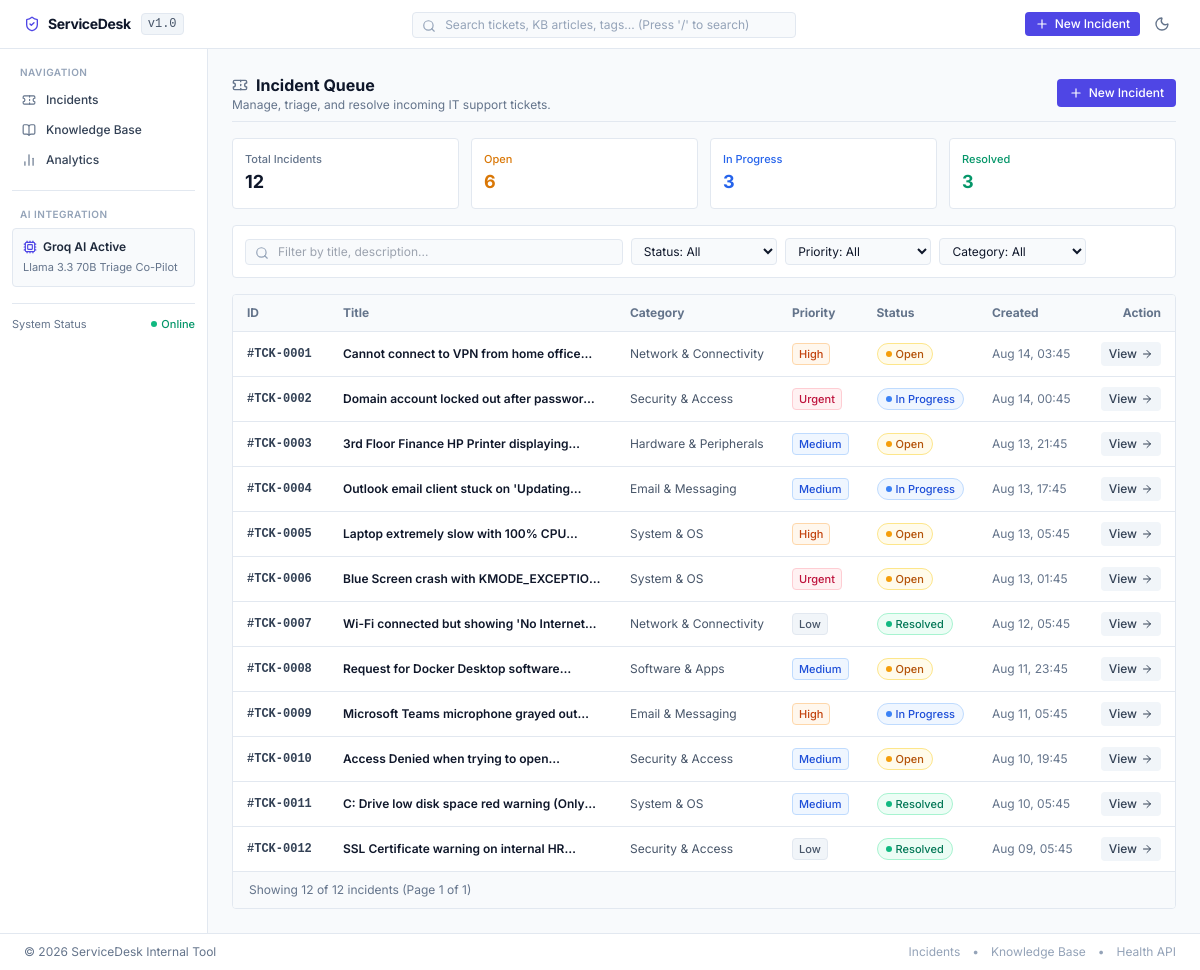
The app's page /tickets, older data.
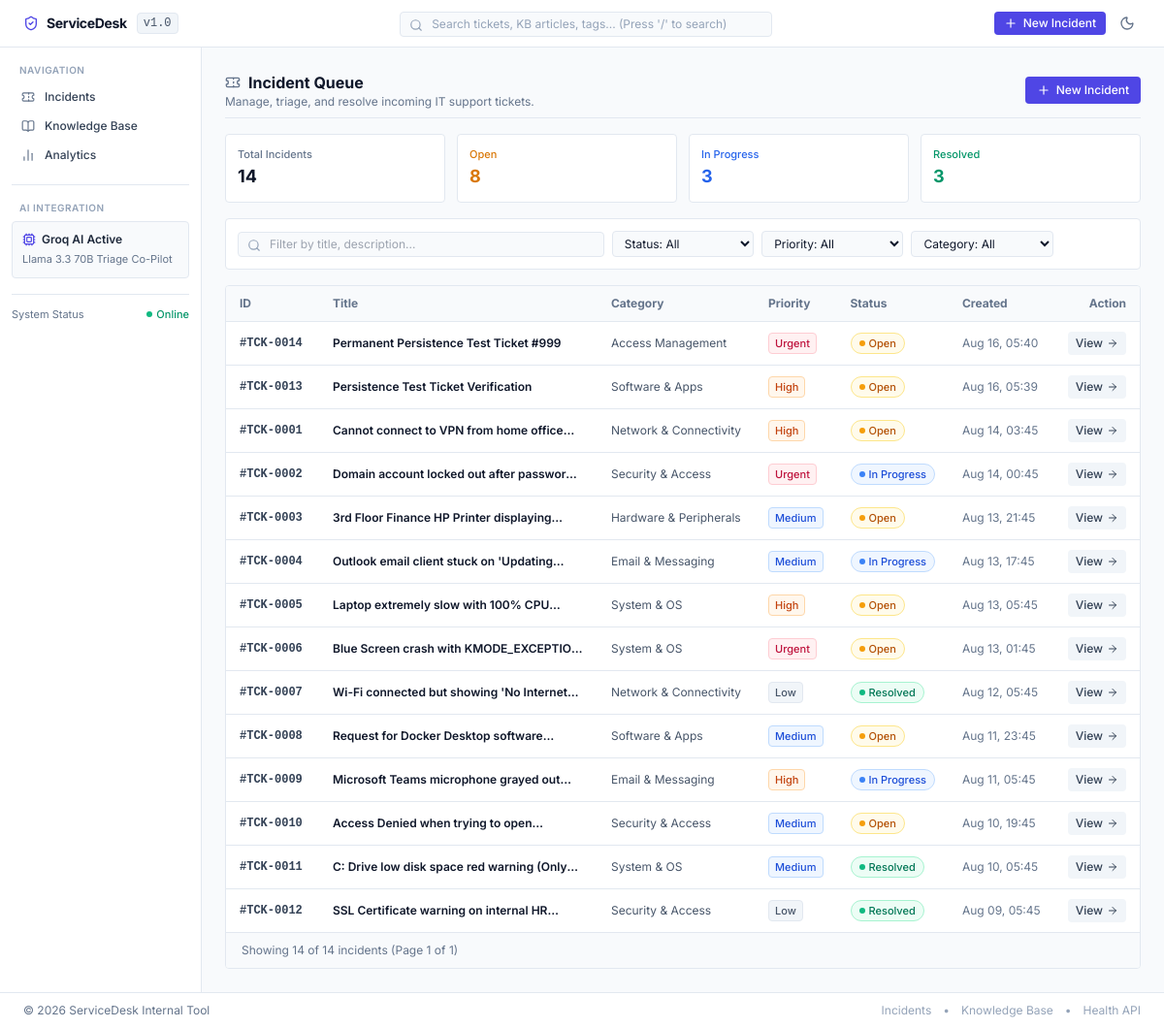
The same page, newer data.
### app/models.py (models this page shows)
class Ticket(Base):
    __tablename__ = "tickets"
    id = Column(Integer, primary_key=True, index=True, autoincrement=True)
    title = Column(String(255), nullable=False)
    description = Column(Text, nullable=False)
    status = Column(String(50), nullable=False, default="Open")  # Open, In Progress, Pending, Resolved, Closed
    priority = Column(String(50), nullable=False, default="Medium")  # Low, Medium, High, Urgent
    category = Column(String(100), nullable=False, default="General IT")
    ai_summary = Column(Text, nullable=True)
    suggested_resolution = Column(Text, nullable=True)
    final_resolution = Column(Text, nullable=True)
    created_at = Column(DateTime(timezone=True), default=utc_now)
    updated_at = Column(DateTime(timezone=True), default=utc_now, onupdate=utc_now)
    activities = relationship("TicketActivity", back_populates="ticket", cascade="all, delete-orphan", order_by="TicketActivity.created_at.desc()")

### app/routers/tickets.py (the view)
@router.get("/tickets", response_class=HTMLResponse)
async def list_tickets(
    request: Request,
    q: Optional[str] = Query(None),
    status_filter: Optional[str] = Query(None, alias="status"),
    priority_filter: Optional[str] = Query(None, alias="priority"),
    category_filter: Optional[str] = Query(None, alias="category"),
    page: int = Query(1, ge=1),
    page_size: int = Query(20, ge=1, le=100),
    created: Optional[bool] = False,
    deleted: Optional[bool] = False,
    db: Session = Depends(get_db)
):
    skip = (page - 1) * page_size
    tickets, total_count = TicketService.get_all_tickets(
        db=db,
        query=q,
        status=status_filter,
        priority=priority_filter,
        category=category_filter,
        skip=skip,
        limit=page_size
    )
    categories = TicketService.get_categories(db)
    counts = TicketService.get_ticket_counts(db)
    total_pages = max(1, (total_count + page_size - 1) // page_size)
    return templates.TemplateResponse(
        request=request,
        name="tickets/list.html",
        context={
            "app_name": settings.APP_NAME,
            "tickets": tickets,
            "counts": counts,
            "categories": categories,
            "statuses": VALID_STATUSES,
            "priorities": VALID_PRIORITIES,
            "search_query": q or "",
            "selected_status": status_filter or "All",
            "selected_priority": priority_filter or "All",
            "selected_category": category_filter or "All",
            "page": page,
            "total_pages": total_pages,
            "total_count": total_count,
            "created_success": created,
            "deleted_success": deleted
        }
    )

### app/templates/tickets/list.html (shortened to what this page needs)
{% extends "base.html" %}
{% block content %}
<div class="space-y-4">
    <div class="flex items-center justify-between gap-4 pb-2 border-b border-slate-200 dark:border-slate-800">
        <div>
            <h1 class="text-base font-bold text-slate-900 dark:text-white flex items-center gap-2">
                <i data-lucide="ticket" class="w-4 h-4 text-slate-500"></i>
                <span>Incident Queue</span>
            </h1>
            <p class="text-xs text-slate-500">Manage, triage, and resolve incoming IT support tickets.</p>
        </div>
        <div>
            <a href="/tickets/new" class="inline-flex items-center gap-1.5 px-3 py-1.5 rounded bg-indigo-600 hover:bg-indigo-700 text-white text-xs font-medium shadow-xs transition">
                <i data-lucide="plus" class="w-3.5 h-3.5"></i>
                <span>New Incident</span>
            </a>
        </div>
    </div>
    <div class="grid grid-cols-2 sm:grid-cols-4 gap-3">
        <a href="/tickets" class="p-3 rounded border border-slate-200 dark:border-slate-800 bg-white dark:bg-slate-900 shadow-xs hover:border-slate-300 transition">
            <span class="text-[11px] font-medium text-slate-500 block">Total Incidents</span>
            <span class="text-lg font-bold text-slate-900 dark:text-white">{{ counts.total }}</span>
        </a>
        <a href="/tickets?status=Open" class="p-3 rounded border border-slate-200 dark:border-slate-800 bg-white dark:bg-slate-900 shadow-xs hover:border-slate-300 transition">
            <span class="text-[11px] font-medium text-amber-600 dark:text-amber-400 block">Open</span>
            <span class="text-lg font-bold text-amber-600 dark:text-amber-400">{{ counts.open }}</span>
        </a>
        <a href="/tickets?status=In+Progress" class="p-3 rounded border border-slate-200 dark:border-slate-800 bg-white dark:bg-slate-900 shadow-xs hover:border-slate-300 transition">
            <span class="text-[11px] font-medium text-blue-600 dark:text-blue-400 block">In Progress</span>
            <span class="text-lg font-bold text-blue-600 dark:text-blue-400">{{ counts.in_progress }}</span>
        </a>
        <a href="/tickets?status=Resolved" class="p-3 rounded border border-slate-200 dark:border-slate-800 bg-white dark:bg-slate-900 shadow-xs hover:border-slate-300 transition">
            <span class="text-[11px] font-medium text-emerald-600 dark:text-emerald-400 block">Resolved</span>
            <span class="text-lg font-bold text-emerald-600 dark:text-emerald-400">{{ counts.resolved }}</span>
        </a>
    </div>
    <div class="p-3 rounded border border-slate-200 dark:border-slate-800 bg-white dark:bg-slate-900 shadow-xs">
        <form method="GET" action="/tickets" class="grid grid-cols-1 sm:grid-cols-12 gap-2 items-center">
            <div class="sm:col-span-5 relative">
                <i data-lucide="search" class="absolute left-2.5 top-2 w-3.5 h-3.5 text-slate-400"></i>
                <input
                    type="text"
                    name="q"
                    value="{{ search_query }}"
                    placeholder="Filter by title, description..."
                    class="w-full pl-8 pr-3 py-1 rounded border border-slate-200 dark:border-slate-700 bg-slate-50 dark:bg-slate-800 text-slate-900 dark:text-white text-xs focus:outline-none focus:ring-1 focus:ring-indigo-500"
                >
            </div>
            <div class="sm:col-span-2">
                <select name="status" onchange="this.form.submit()" class="w-full px-2 py-1 rounded border border-slate-200 dark:border-slate-700 bg-slate-50 dark:bg-slate-800 text-slate-900 dark:text-white text-xs focus:outline-none focus:ring-1 focus:ring-indigo-500">
                    <option value="All" {% if selected_status == 'All' %}selected{% endif %}>Status: All</option>
                </select>
            </div>
            <div class="sm:col-span-2">
                <select name="priority" onchange="this.form.submit()" class="w-full px-2 py-1 rounded border border-slate-200 dark:border-slate-700 bg-slate-50 dark:bg-slate-800 text-slate-900 dark:text-white text-xs focus:outline-none focus:ring-1 focus:ring-indigo-500">
                    <option value="All" {% if selected_priority == 'All' %}selected{% endif %}>Priority: All</option>
                </select>
            </div>
            <div class="sm:col-span-2">
                <select name="category" onchange="this.form.submit()" class="w-full px-2 py-1 rounded border border-slate-200 dark:border-slate-700 bg-slate-50 dark:bg-slate-800 text-slate-900 dark:text-white text-xs focus:outline-none focus:ring-1 focus:ring-indigo-500">
                    <option value="All" {% if selected_category == 'All' %}selected{% endif %}>Category: All</option>
                </select>
            </div>
        </form>
    </div>
    {% if tickets %}
        <div class="rounded border border-slate-200 dark:border-slate-800 bg-white dark:bg-slate-900 shadow-xs overflow-hidden">
            <div class="overflow-x-auto">
                <table class="w-full text-left text-xs">
                    <thead class="bg-slate-50 dark:bg-slate-800/60 border-b border-slate-200 dark:border-slate-800 text-slate-500 font-semibold">
                        <tr>
                            <th class="py-2.5 px-3.5 w-24">ID</th>
                            <th class="py-2.5 px-3.5">Title</th>
                            <th class="py-2.5 px-3.5">Category</th>
                            <th class="py-2.5 px-3.5">Priority</th>
                            <th class="py-2.5 px-3.5">Status</th>
                            <th class="py-2.5 px-3.5">Created</th>
                            <th class="py-2.5 px-3.5 text-right">Action</th>
                        </tr>
                    </thead>
                    <tbody class="divide-y divide-slate-200 dark:divide-slate-800">
                        {% for ticket in tickets %}
                            <tr class="table-row-hover transition-colors">
                                <td class="py-2.5 px-3.5 font-mono font-semibold text-slate-700 dark:text-slate-300">
                                    <a href="/tickets/{{ ticket.id }}" class="hover:text-indigo-600">
                                        #TCK-{{ "%04d" % ticket.id }}
                                    </a>
                                </td>
                                <td class="py-2.5 px-3.5">
                                    <a href="/tickets/{{ ticket.id }}" class="font-semibold text-slate-900 dark:text-white hover:text-indigo-600 dark:hover:text-indigo-400 line-clamp-1">
                                        {{ ticket.title }}
                                    </a>
                                </td>
                                <td class="py-2.5 px-3.5 text-slate-600 dark:text-slate-400 whitespace-nowrap">
                                    {{ ticket.category }}
                                </td>
                                <td class="py-2.5 px-3.5 whitespace-nowrap">
                                    {% if ticket.priority == 'Urgent' or ticket.priority == 'Critical' %}
                                        <span class="inline-flex items-center px-1.5 py-0.5 rounded text-[11px] font-medium bg-rose-50 text-rose-700 border border-rose-200 dark:bg-rose-950/40 dark:text-rose-300 dark:border-rose-800">
                                            Urgent
                                        </span>
                                    {% elif ticket.priority == 'High' %}
                                        <span class="inline-flex items-center px-1.5 py-0.5 rounded text-[11px] font-medium bg-orange-50 text-orange-700 border border-orange-200 dark:bg-orange-950/40 dark:text-orange-300 dark:border-orange-800">
                                            High
                                        </span>
                                    {% elif ticket.priority == 'Medium' %}
                                        <span class="inline-flex items-center px-1.5 py-0.5 rounded text-[11px] font-medium bg-blue-50 text-blue-700 border border-blue-200 dark:bg-blue-950/40 dark:text-blue-300 dark:border-blue-800">
                                            Medium
                                        </span>
                                    {% else %}
                                        <span class="inline-flex items-center px-1.5 py-0.5 rounded text-[11px] font-medium bg-slate-100 text-slate-600 border border-slate-200 dark:bg-slate-800 dark:text-slate-400 dark:border-slate-700">
                                            Low
                                        </span>
                                    {% endif %}
                                </td>
                                <td class="py-2.5 px-3.5 whitespace-nowrap">
                                    {% if ticket.status == 'Open' %}
                                        <span class="inline-flex items-center gap-1 px-2 py-0.5 rounded-full text-[11px] font-medium bg-amber-50 text-amber-700 border border-amber-200 dark:bg-amber-950/40 dark:text-amber-300 dark:border-amber-800">
                                            <span class="h-1.5 w-1.5 rounded-full bg-amber-500"></span> Open
                                        </span>
                                    {% elif ticket.status == 'In Progress' %}
                                        <span class="inline-flex items-center gap-1 px-2 py-0.5 rounded-full text-[11px] font-medium bg-blue-50 text-blue-700 border border-blue-200 dark:bg-blue-950/40 dark:text-blue-300 dark:border-blue-800">
                                            <span class="h-1.5 w-1.5 rounded-full bg-blue-500"></span> In Progress
                                        </span>
                                    {% elif ticket.status == 'Resolved' %}
                                        <span class="inline-flex items-center gap-1 px-2 py-0.5 rounded-full text-[11px] font-medium bg-emerald-50 text-emerald-700 border border-emerald-200 dark:bg-emerald-950/40 dark:text-emerald-300 dark:border-emerald-800">
                                            <span class="h-1.5 w-1.5 rounded-full bg-emerald-500"></span> Resolved
                                        </span>
                                    {% else %}
                                        <span class="inline-flex items-center gap-1 px-2 py-0.5 rounded-full text-[11px] font-medium bg-slate-100 text-slate-600 border border-slate-200 dark:bg-slate-800 dark:text-slate-400 dark:border-slate-700">
                                            Closed
                                        </span>
                                    {% endif %}
                                </td>
                                <td class="py-2.5 px-3.5 text-slate-500 whitespace-nowrap">
                                    {{ ticket.created_at.strftime('%b %d, %H:%M') }}
                                </td>
                                <td class="py-2.5 px-3.5 text-right whitespace-nowrap">
                                    <a href="/tickets/{{ ticket.id }}" class="inline-flex items-center gap-1 px-2 py-1 rounded bg-slate-100 dark:bg-slate-800 hover:bg-slate-200 dark:hover:bg-slate-700 text-slate-700 dark:text-slate-300 text-xs font-medium transition">
                                        <span>View</span>
                                        <i data-lucide="arrow-right" class="w-3 h-3"></i>
                                    </a>
                                </td>
                            </tr>
                        {% endfor %}
                    </tbody>
                </table>
            </div>
            <div class="px-4 py-2.5 bg-slate-50 dark:bg-slate-800/50 border-t border-slate-200 dark:border-slate-800 flex items-center justify-between text-xs text-slate-500">
                <div>
                    Showing {{ tickets|length }} of {{ total_count }} incidents (Page {{ page }} of {{ total_pages }})
                </div>
            </div>
        </div>
    {% endif %}
</div>
{% endblock %}

Row changes from the older to the newer data that the page shows:
added Ticket: id "0014", title "Permanent Persistence Test Ticket #999", category "Access Management", priority "Urgent", status "Open" (drawn), created_at "Aug 16, 05:40"
added Ticket: id "0013", title "Persistence Test Ticket Verification", category "Software & Apps", priority "High", status "Open" (drawn), created_at "Aug 16, 05:39"
Text that changed along with them:
{{ counts.total }}: "12" → "14"
{{ counts.open }}: "6" → "8"
{{ tickets|length }}: "12" → "14"
{{ total_count }}: "12" → "14"
